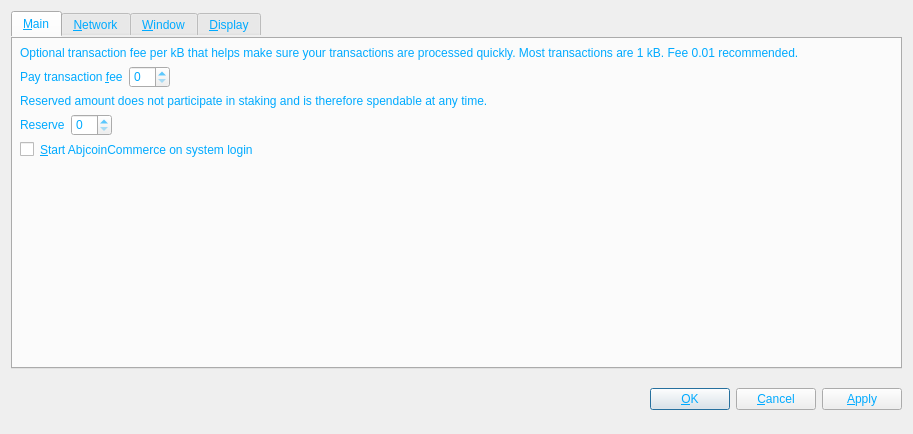
<?xml version="1.0" encoding="UTF-8"?>
<ui version="4.0">
 <class>OptionsDialog</class>
 <widget class="QDialog" name="OptionsDialog">
  <property name="geometry">
   <rect>
    <x>0</x>
    <y>0</y>
    <width>913</width>
    <height>434</height>
   </rect>
  </property>
  <property name="windowTitle">
   <string>Options</string>
  </property>
  <property name="styleSheet">
   <string notr="true">background-image: url(:/images/as1);
color: rgb(0, 170, 255);</string>
  </property>
  <property name="modal">
   <bool>true</bool>
  </property>
  <layout class="QVBoxLayout" name="verticalLayout">
   <item>
    <widget class="QTabWidget" name="tabWidget">
     <property name="styleSheet">
      <string notr="true">border-color: rgb(85, 170, 255);</string>
     </property>
     <property name="tabPosition">
      <enum>QTabWidget::North</enum>
     </property>
     <property name="currentIndex">
      <number>0</number>
     </property>
     <widget class="QWidget" name="tabMain">
      <attribute name="title">
       <string>&amp;Main</string>
      </attribute>
      <layout class="QVBoxLayout" name="verticalLayout_Main">
       <item>
        <widget class="QLabel" name="transactionFeeInfoLabel">
         <property name="text">
          <string>Optional transaction fee per kB that helps make sure your transactions are processed quickly. Most transactions are 1 kB. Fee 0.01 recommended.</string>
         </property>
         <property name="textFormat">
          <enum>Qt::PlainText</enum>
         </property>
         <property name="wordWrap">
          <bool>true</bool>
         </property>
        </widget>
       </item>
       <item>
        <layout class="QHBoxLayout" name="horizontalLayoutFee">
         <item>
          <widget class="QLabel" name="transactionFeeLabel">
           <property name="text">
            <string>Pay transaction &amp;fee</string>
           </property>
           <property name="textFormat">
            <enum>Qt::PlainText</enum>
           </property>
           <property name="buddy">
            <cstring>transactionFee</cstring>
           </property>
          </widget>
         </item>
         <item>
          <widget class="BitcoinAmountField" name="transactionFee"/>
         </item>
         <item>
          <spacer name="horizontalSpacerFee">
           <property name="orientation">
            <enum>Qt::Horizontal</enum>
           </property>
           <property name="sizeHint" stdset="0">
            <size>
             <width>40</width>
             <height>20</height>
            </size>
           </property>
          </spacer>
         </item>
        </layout>
       </item>
       <item>
        <widget class="QLabel" name="reserveBalanceInfoLabel">
         <property name="text">
          <string>Reserved amount does not participate in staking and is therefore spendable at any time.</string>
         </property>
         <property name="textFormat">
          <enum>Qt::PlainText</enum>
         </property>
         <property name="wordWrap">
          <bool>true</bool>
         </property>
        </widget>
       </item>
       <item>
        <layout class="QHBoxLayout" name="horizontalLayoutReserveBalance">
         <item>
          <widget class="QLabel" name="reserveBalanceLabel">
           <property name="text">
            <string>Reserve</string>
           </property>
           <property name="textFormat">
            <enum>Qt::PlainText</enum>
           </property>
           <property name="buddy">
            <cstring>reserveBalance</cstring>
           </property>
          </widget>
         </item>
         <item>
          <widget class="BitcoinAmountField" name="reserveBalance"/>
         </item>
         <item>
          <spacer name="horizontalSpacerReserveBalance">
           <property name="orientation">
            <enum>Qt::Horizontal</enum>
           </property>
           <property name="sizeHint" stdset="0">
            <size>
             <width>40</width>
             <height>20</height>
            </size>
           </property>
          </spacer>
         </item>
        </layout>
       </item>
       <item>
        <widget class="QCheckBox" name="bitcoinAtStartup">
         <property name="toolTip">
          <string>Automatically start AbjcoinCommerce after logging in to the system.</string>
         </property>
         <property name="text">
          <string>&amp;Start AbjcoinCommerce on system login</string>
         </property>
        </widget>
       </item>
       <item>
        <spacer name="verticalSpacer_Main">
         <property name="orientation">
          <enum>Qt::Vertical</enum>
         </property>
         <property name="sizeHint" stdset="0">
          <size>
           <width>20</width>
           <height>40</height>
          </size>
         </property>
        </spacer>
       </item>
      </layout>
     </widget>
     <widget class="QWidget" name="tabNetwork">
      <attribute name="title">
       <string>&amp;Network</string>
      </attribute>
      <layout class="QVBoxLayout" name="verticalLayout_Network">
       <item>
        <widget class="QCheckBox" name="mapPortUpnp">
         <property name="toolTip">
          <string>Automatically open the AbjcoinCommerce client port on the router. This only works when your router supports UPnP and it is enabled.</string>
         </property>
         <property name="text">
          <string>Map port using &amp;UPnP</string>
         </property>
        </widget>
       </item>
       <item>
        <widget class="QCheckBox" name="connectSocks">
         <property name="toolTip">
          <string>Connect to the AbjcoinCommerce network through a SOCKS proxy (e.g. when connecting through Tor).</string>
         </property>
         <property name="text">
          <string>&amp;Connect through SOCKS proxy:</string>
         </property>
        </widget>
       </item>
       <item>
        <layout class="QHBoxLayout" name="horizontalLayout_Network">
         <item>
          <widget class="QLabel" name="proxyIpLabel">
           <property name="text">
            <string>Proxy &amp;IP:</string>
           </property>
           <property name="textFormat">
            <enum>Qt::PlainText</enum>
           </property>
           <property name="buddy">
            <cstring>proxyIp</cstring>
           </property>
          </widget>
         </item>
         <item>
          <widget class="QValidatedLineEdit" name="proxyIp">
           <property name="maximumSize">
            <size>
             <width>140</width>
             <height>16777215</height>
            </size>
           </property>
           <property name="toolTip">
            <string>IP address of the proxy (e.g. 127.0.0.1)</string>
           </property>
          </widget>
         </item>
         <item>
          <widget class="QLabel" name="proxyPortLabel">
           <property name="text">
            <string>&amp;Port:</string>
           </property>
           <property name="textFormat">
            <enum>Qt::PlainText</enum>
           </property>
           <property name="buddy">
            <cstring>proxyPort</cstring>
           </property>
          </widget>
         </item>
         <item>
          <widget class="QLineEdit" name="proxyPort">
           <property name="maximumSize">
            <size>
             <width>55</width>
             <height>16777215</height>
            </size>
           </property>
           <property name="toolTip">
            <string>Port of the proxy (e.g. 9050)</string>
           </property>
          </widget>
         </item>
         <item>
          <widget class="QLabel" name="socksVersionLabel">
           <property name="text">
            <string>SOCKS &amp;Version:</string>
           </property>
           <property name="textFormat">
            <enum>Qt::PlainText</enum>
           </property>
           <property name="buddy">
            <cstring>socksVersion</cstring>
           </property>
          </widget>
         </item>
         <item>
          <widget class="QValueComboBox" name="socksVersion">
           <property name="toolTip">
            <string>SOCKS version of the proxy (e.g. 5)</string>
           </property>
          </widget>
         </item>
         <item>
          <spacer name="horizontalSpacer_Network">
           <property name="orientation">
            <enum>Qt::Horizontal</enum>
           </property>
           <property name="sizeHint" stdset="0">
            <size>
             <width>40</width>
             <height>20</height>
            </size>
           </property>
          </spacer>
         </item>
        </layout>
       </item>
       <item>
        <spacer name="verticalSpacer_Network">
         <property name="orientation">
          <enum>Qt::Vertical</enum>
         </property>
         <property name="sizeHint" stdset="0">
          <size>
           <width>20</width>
           <height>40</height>
          </size>
         </property>
        </spacer>
       </item>
      </layout>
     </widget>
     <widget class="QWidget" name="tabWindow">
      <attribute name="title">
       <string>&amp;Window</string>
      </attribute>
      <layout class="QVBoxLayout" name="verticalLayout_Window">
       <item>
        <widget class="QCheckBox" name="minimizeToTray">
         <property name="toolTip">
          <string>Show only a tray icon after minimizing the window.</string>
         </property>
         <property name="text">
          <string>&amp;Minimize to the tray instead of the taskbar</string>
         </property>
        </widget>
       </item>
       <item>
        <widget class="QCheckBox" name="minimizeOnClose">
         <property name="toolTip">
          <string>Minimize instead of exit the application when the window is closed. When this option is enabled, the application will be closed only after selecting Quit in the menu.</string>
         </property>
         <property name="text">
          <string>M&amp;inimize on close</string>
         </property>
        </widget>
       </item>
       <item>
        <spacer name="verticalSpacer_Window">
         <property name="orientation">
          <enum>Qt::Vertical</enum>
         </property>
         <property name="sizeHint" stdset="0">
          <size>
           <width>20</width>
           <height>40</height>
          </size>
         </property>
        </spacer>
       </item>
      </layout>
     </widget>
     <widget class="QWidget" name="tabDisplay">
      <attribute name="title">
       <string>&amp;Display</string>
      </attribute>
      <layout class="QVBoxLayout" name="verticalLayout_Display">
       <item>
        <layout class="QHBoxLayout" name="horizontalLayout_1_Display">
         <item>
          <widget class="QLabel" name="langLabel">
           <property name="text">
            <string>User Interface &amp;language:</string>
           </property>
           <property name="textFormat">
            <enum>Qt::PlainText</enum>
           </property>
           <property name="buddy">
            <cstring>lang</cstring>
           </property>
          </widget>
         </item>
         <item>
          <widget class="QValueComboBox" name="lang">
           <property name="toolTip">
            <string>The user interface language can be set here. This setting will take effect after restarting AbjcoinCommerce.</string>
           </property>
          </widget>
         </item>
        </layout>
       </item>
       <item>
        <layout class="QHBoxLayout" name="horizontalLayout_2_Display">
         <item>
          <widget class="QLabel" name="unitLabel">
           <property name="text">
            <string>&amp;Unit to show amounts in:</string>
           </property>
           <property name="textFormat">
            <enum>Qt::PlainText</enum>
           </property>
           <property name="buddy">
            <cstring>unit</cstring>
           </property>
          </widget>
         </item>
         <item>
          <widget class="QValueComboBox" name="unit">
           <property name="toolTip">
            <string>Choose the default subdivision unit to show in the interface and when sending coins.</string>
           </property>
          </widget>
         </item>
        </layout>
       </item>
       <item>
        <widget class="QCheckBox" name="displayAddresses">
         <property name="toolTip">
          <string>Whether to show AbjcoinCommerce addresses in the transaction list or not.</string>
         </property>
         <property name="text">
          <string>&amp;Display addresses in transaction list</string>
         </property>
        </widget>
       </item>
       <item>
        <widget class="QCheckBox" name="coinControlFeatures">
         <property name="toolTip">
          <string>Whether to show coin control features or not.</string>
         </property>
         <property name="text">
          <string>Display coin &amp;control features (experts only!)</string>
         </property>
        </widget>
       </item>
       <item>
        <spacer name="verticalSpacer_Display">
         <property name="orientation">
          <enum>Qt::Vertical</enum>
         </property>
         <property name="sizeHint" stdset="0">
          <size>
           <width>20</width>
           <height>40</height>
          </size>
         </property>
        </spacer>
       </item>
      </layout>
     </widget>
    </widget>
   </item>
   <item>
    <layout class="QHBoxLayout" name="horizontalLayout_Buttons">
     <item>
      <spacer name="horizontalSpacer_1">
       <property name="orientation">
        <enum>Qt::Horizontal</enum>
       </property>
       <property name="sizeHint" stdset="0">
        <size>
         <width>40</width>
         <height>48</height>
        </size>
       </property>
      </spacer>
     </item>
     <item>
      <widget class="QLabel" name="statusLabel">
       <property name="font">
        <font>
         <weight>75</weight>
         <bold>true</bold>
        </font>
       </property>
       <property name="text">
        <string/>
       </property>
       <property name="textFormat">
        <enum>Qt::PlainText</enum>
       </property>
       <property name="wordWrap">
        <bool>true</bool>
       </property>
      </widget>
     </item>
     <item>
      <spacer name="horizontalSpacer_2">
       <property name="orientation">
        <enum>Qt::Horizontal</enum>
       </property>
       <property name="sizeHint" stdset="0">
        <size>
         <width>40</width>
         <height>48</height>
        </size>
       </property>
      </spacer>
     </item>
     <item>
      <widget class="QPushButton" name="okButton">
       <property name="text">
        <string>&amp;OK</string>
       </property>
      </widget>
     </item>
     <item>
      <widget class="QPushButton" name="cancelButton">
       <property name="text">
        <string>&amp;Cancel</string>
       </property>
       <property name="autoDefault">
        <bool>false</bool>
       </property>
      </widget>
     </item>
     <item>
      <widget class="QPushButton" name="applyButton">
       <property name="text">
        <string>&amp;Apply</string>
       </property>
       <property name="autoDefault">
        <bool>false</bool>
       </property>
      </widget>
     </item>
    </layout>
   </item>
  </layout>
 </widget>
 <customwidgets>
  <customwidget>
   <class>BitcoinAmountField</class>
   <extends>QSpinBox</extends>
   <header>bitcoinamountfield.h</header>
   <container>1</container>
  </customwidget>
  <customwidget>
   <class>QValidatedLineEdit</class>
   <extends>QLineEdit</extends>
   <header>qvalidatedlineedit.h</header>
  </customwidget>
  <customwidget>
   <class>QValueComboBox</class>
   <extends>QComboBox</extends>
   <header>qvaluecombobox.h</header>
  </customwidget>
 </customwidgets>
 <resources/>
 <connections/>
</ui>
